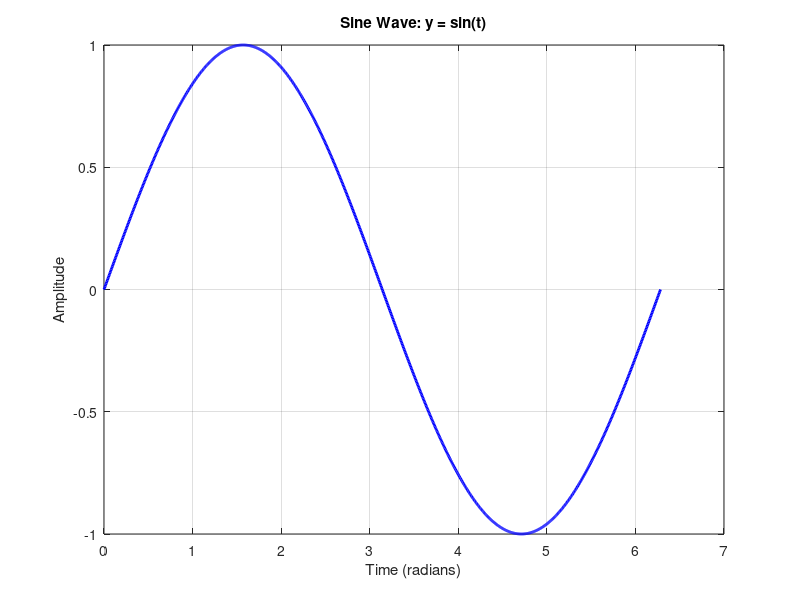

The MATLAB script that drew this image:
% Define the time vector (from 0 to 2*pi with 1000 points)
t = linspace(0, 2*pi, 1000);

% Calculate the sine wave
y = sin(t);

% Plot the sine wave
figure; % Create a new figure
plot(t, y, 'b-', 'LineWidth', 2); % Plot with a blue solid line and line width of 2

% Add labels and title
xlabel('Time (radians)'); % Label for the X-axis
ylabel('Amplitude'); % Label for the Y-axis
title('Sine Wave: y = sin(t)'); % Title of the plot

% Add grid for better visualization
grid on;